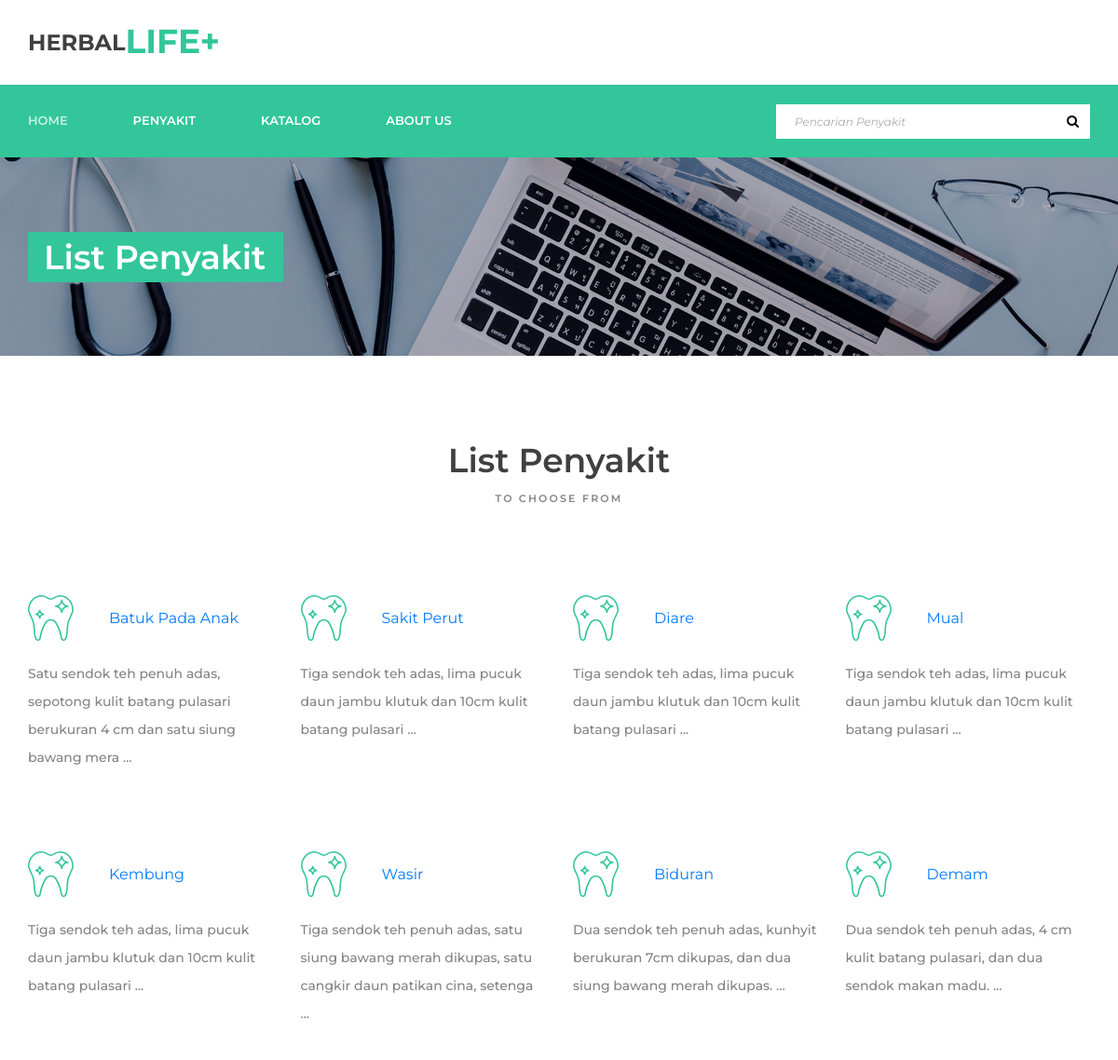
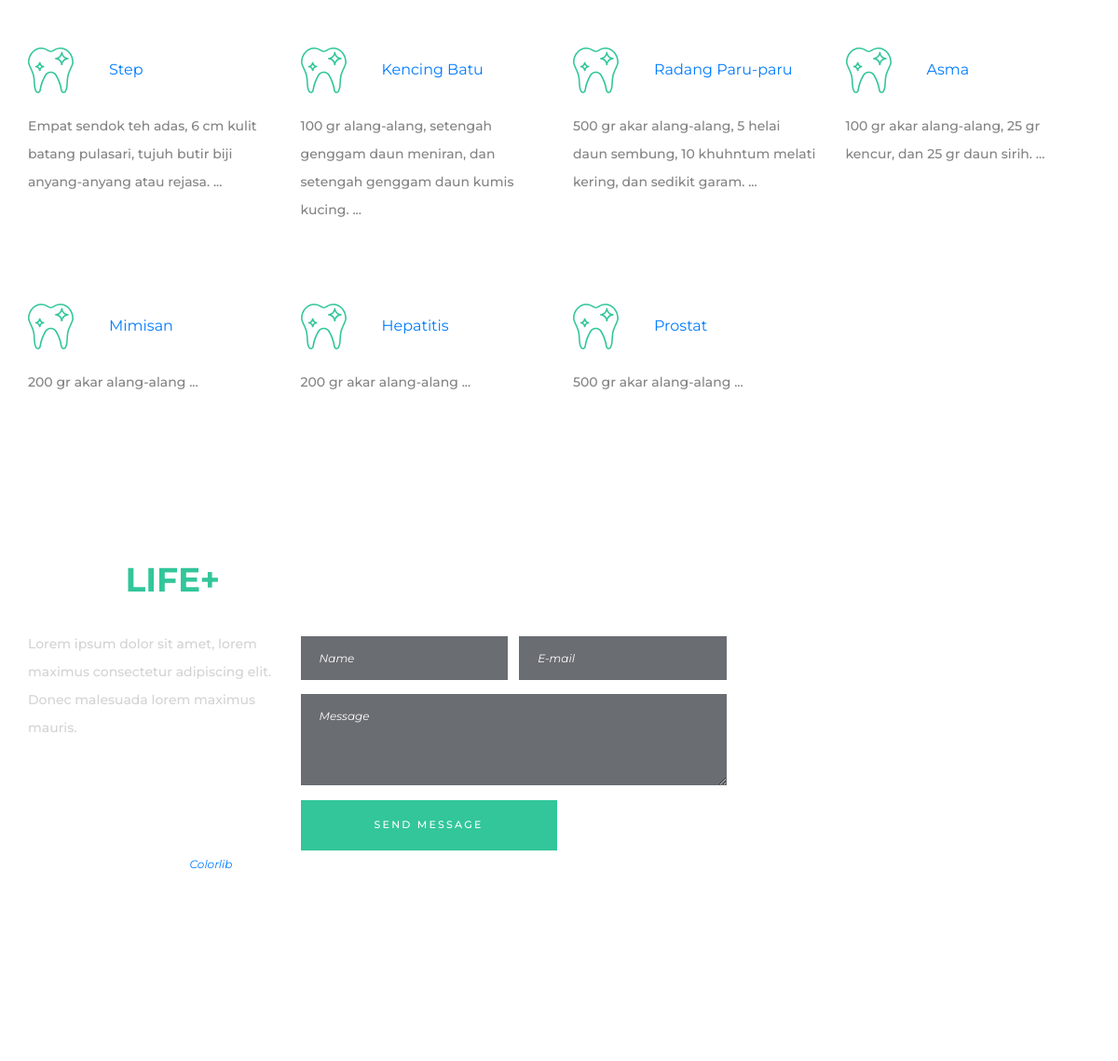
/index.php/penyakit, run on the app's committed database (2 pictures, top to bottom).
### tables this page shows
CREATE TABLE `penyakit` (
  `ID_PENYAKIT` int(11) NOT NULL,
  `NAMA_PENYAKIT` varchar(50) DEFAULT NULL,
  `BAHAN` varchar(255) DEFAULT NULL,
  `PENGGUNAAN` text DEFAULT NULL
);

### application/controllers/Penyakit.php (called while the page is built, shortened)
<?php
class Penyakit extends CI_Controller
{
    public function __construct()
    {
        $this->load->model("penyakit_model");
        $this->load->library('form_validation');
    }
    public function index()
    {
        $data["penyakits"] = $this->penyakit_model->getAll();
        $this->load->view("penyakit", $data);
    }
}

### index.php (called while the page is built, shortened)
<?php
require_once BASEPATH.'core/CodeIgniter.php';

### application/models/Penyakit_model.php (called while the page is built, shortened)
<?php defined('BASEPATH') OR exit('No direct script access allowed');
class Penyakit_model extends CI_Model
{
	private $_table = "penyakit";
	public function getAll()
    {
        return $this->db->get($this->_table)->result();
    }
}
?>

### application/views/penyakit.php (the view, shortened to what this page needs)
<!DOCTYPE html>
<html lang="en">
<head>
<?php $this->load->view("_partials/head.php") ?>
<link rel="stylesheet" type="text/css" href="<?php echo base_url('styles/services.css') ?>">
<link rel="stylesheet" type="text/css" href="<?php echo base_url('styles/services_responsive.css') ?>">
</head>
<body>
<div class="super_container">
	<div class="home">
		<div class="parallax_background parallax-window" data-parallax="scroll" data-image-src="<?php echo base_url('images/services.jpg') ?>" data-speed="0.8"></div>
		<?php $this->load->view('_partials/navbar.php') ?>
		<div class="home_container">
			<div class="container">
				<div class="row">
					<div class="col">
						<div class="home_content">
							<div class="home_title">List Penyakit</div>
						</div>
					</div>
				</div>
			</div>
		</div>
	</div>
	<div class="services">
		<div class="container">
			<div class="row">
				<div class="col text-center">
					<div class="section_title">List Penyakit</div>
					<div class="section_subtitle">to choose from</div>
				</div>
			</div>
			<div class="row icon_boxes_row">
				<?php foreach ($penyakits as $penyakit): ?>
				<div class="col-xl-3 col-lg-6">
					<div class="icon_box">
						<div class="icon_box_title_container d-flex flex-row align-items-center justify-content-start">
							<div class="icon_box_icon"><img src="<?php echo base_url('images/icon_4.svg') ?>" alt=""></div>
							<div class="icon_box_title">
								<a href="<?php echo site_url('penyakit/view/'.$penyakit->ID_PENYAKIT) ?>" class="btn btn-small"><?php echo $penyakit->NAMA_PENYAKIT ?></a>
							</div>
						</div>
						<div class="icon_box_text"><?php echo substr($penyakit->BAHAN, 0,100) ?> ...</div>
					</div>
				</div>
				<?php endforeach; ?>
		</div>
	</div>
	<?php $this->load->view("_partials/footer.php") ?>
</div>
</body>
</html>

### application/views/_partials/head.php (shortened to what this page needs)
<link rel="stylesheet" type="text/css" href="<?php echo base_url('styles/bootstrap4/bootstrap.min.css') ?>">
<link href="<?php echo base_url('plugins/font-awesome-4.7.0/css/font-awesome.min.css') ?>" rel="stylesheet" type="text/css">
<link rel="stylesheet" type="text/css" href="<?php echo base_url('plugins/OwlCarousel2-2.2.1/owl.carousel.css') ?>">
<link rel="stylesheet" type="text/css" href="<?php echo base_url('plugins/OwlCarousel2-2.2.1/owl.theme.default.css') ?>">
<link rel="stylesheet" type="text/css" href="<?php echo base_url('plugins/OwlCarousel2-2.2.1/animate.css') ?>">

### application/views/_partials/navbar.php
<header class="header" id="header">
			<div>
				<div class="header_top">
					<div class="container">
						<div class="row">
							<div class="col">
								<div class="header_top_content d-flex flex-row align-items-center justify-content-start">
									<div class="logo">
										<a href="#">herbal<span>life+</span></a>
									</div>
								</div>
							</div>
						</div>
					</div>
				</div>
				<div class="header_nav" id="header_nav_pin">
					<div class="header_nav_inner">
						<div class="header_nav_container">
							<div class="container">
								<div class="row">
									<div class="col">
										<div class="header_nav_content d-flex flex-row align-items-center justify-content-start">
											<nav class="main_nav">
												<ul class="d-flex flex-row align-items-center justify-content-start">
													<li class="active"><a href="<?php echo site_url('') ?>">Home</a></li>
													<li><a href="<?php echo site_url('penyakit') ?>">Penyakit</a></li>
													<li><a href="<?php echo site_url('tumbuhan') ?>">Katalog</a></li>
													<li><a href="<?php echo site_url('aboutus') ?>">About Us</a></li>
												</ul>
											</nav>
											<div class="search_content d-flex flex-row align-items-center justify-content-end ml-auto">
												<form action="<?php echo site_url('penyakit/search') ?>" id="search_container_form" class="search_container_form" action="GET">
													<input type="text" class="search_container_input" name="cari" placeholder="Pencarian Penyakit" required="required">
													<button class="search_container_button" type="submit"><i class="fa fa-search" aria-hidden="true"></i></button>
												</form>
											</div>
										</div>
									</div>
								</div>
							</div>
						</div>
					</div>
				</div>
			</div>
		</header>

### application/views/_partials/footer.php
<footer class="footer">
		<div class="parallax_background parallax-window" data-parallax="scroll" data-image-src="<?php echo base_url('images/footer.jpg') ?>" data-speed="0.8"></div>
		<div class="footer_content">
			<div class="container">
				<div class="row">
					<div class="col-lg-3 footer_col">
						<div class="footer_about">
							<div class="logo">
								<a href="#">herbal<span>life+</span></a>
							</div>
							<div class="footer_about_text">Lorem ipsum dolor sit amet, lorem maximus consectetur adipiscing elit. Donec malesuada lorem maximus mauris.</div>
							<div class="footer_social">
								<ul class="d-flex flex-row align-items-center justify-content-start">
									<li><a href="#"><i class="fa fa-pinterest" aria-hidden="true"></i></a></li>
									<li><a href="#"><i class="fa fa-facebook" aria-hidden="true"></i></a></li>
									<li><a href="#"><i class="fa fa-twitter" aria-hidden="true"></i></a></li>
									<li><a href="#"><i class="fa fa-dribbble" aria-hidden="true"></i></a></li>
									<li><a href="#"><i class="fa fa-behance" aria-hidden="true"></i></a></li>
									<li><a href="#"><i class="fa fa-linkedin" aria-hidden="true"></i></a></li>
								</ul>
							</div>
							<div class="copyright">
Copyright &copy;<script>document.write(new Date().getFullYear());</script> All rights reserved | This template is made with <i class="fa fa-heart-o" aria-hidden="true"></i> by <a href="https://colorlib.com" target="_blank">Colorlib</a>
</div>
						</div>
					</div>
					<div class="col-lg-5 footer_col">
						<div class="footer_contact">
							<div class="footer_contact_title">Quick Contact</div>
							<div class="footer_contact_form_container">
								<form action="#" class="footer_contact_form" id="footer_contact_form">
									<div class="d-flex flex-xl-row flex-column align-items-center justify-content-between">
										<input type="text" class="footer_contact_input" placeholder="Name" required="required">
										<input type="email" class="footer_contact_input" placeholder="E-mail" required="required">
									</div>
									<textarea class="footer_contact_input footer_contact_textarea" placeholder="Message" required="required"></textarea>
									<button class="footer_contact_button">send message</button>
								</form>
							</div>
						</div>
					</div>
				</div>
			</div>
		</div>
	</footer>

### data on the page
penyakit: NAMA_PENYAKIT "Batuk Pada Anak", BAHAN "Satu sendok teh penuh adas, sepotong kulit batang pulasari berukuran 4 cm dan satu siung bawang mera"
penyakit: NAMA_PENYAKIT "Sakit Perut", BAHAN "Tiga sendok teh adas, lima pucuk daun jambu klutuk dan 10cm kulit batang pulasari"
penyakit: NAMA_PENYAKIT "Diare", BAHAN "Tiga sendok teh adas, lima pucuk daun jambu klutuk dan 10cm kulit batang pulasari"
penyakit: NAMA_PENYAKIT "Mual", BAHAN "Tiga sendok teh adas, lima pucuk daun jambu klutuk dan 10cm kulit batang pulasari"
penyakit: NAMA_PENYAKIT "Kembung", BAHAN "Tiga sendok teh adas, lima pucuk daun jambu klutuk dan 10cm kulit batang pulasari"
penyakit: NAMA_PENYAKIT "Wasir", BAHAN "Tiga sendok teh penuh adas, satu siung bawang merah dikupas, satu cangkir daun patikan cina, setenga"
penyakit: NAMA_PENYAKIT "Biduran", BAHAN "Dua sendok teh penuh adas, kunhyit berukuran 7cm dikupas, dan dua siung bawang merah dikupas."
penyakit: NAMA_PENYAKIT "Demam", BAHAN "Dua sendok teh penuh adas, 4 cm kulit batang pulasari, dan dua sendok makan madu."
penyakit: NAMA_PENYAKIT "Step", BAHAN "Empat sendok teh adas, 6 cm kulit batang pulasari, tujuh butir biji anyang-anyang atau rejasa."
penyakit: NAMA_PENYAKIT "Kencing Batu", BAHAN "100 gr alang-alang, setengah genggam daun meniran, dan setengah genggam daun kumis kucing."
penyakit: NAMA_PENYAKIT "Radang Paru-paru", BAHAN "500 gr akar alang-alang, 5 helai daun sembung, 10 khuhntum melati kering, dan sedikit garam."
penyakit: NAMA_PENYAKIT "Asma", BAHAN "100 gr akar alang-alang, 25 gr kencur, dan 25 gr daun sirih."
penyakit: NAMA_PENYAKIT "Mimisan", BAHAN "200 gr akar alang-alang"
penyakit: NAMA_PENYAKIT "Hepatitis", BAHAN "200 gr akar alang-alang"
penyakit: NAMA_PENYAKIT "Prostat", BAHAN "500 gr akar alang-alang"
